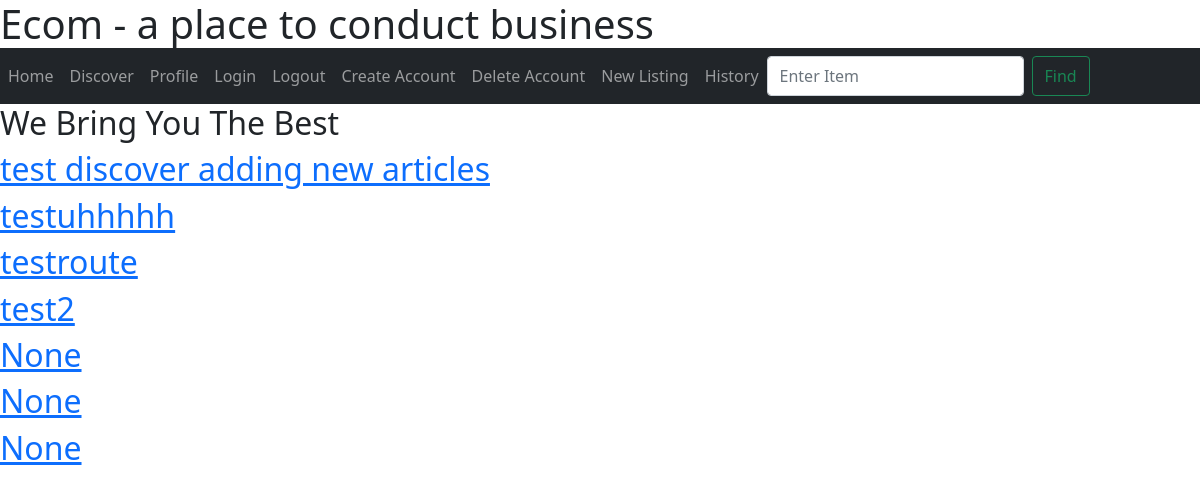
The page /discover on the database as committed earlier.
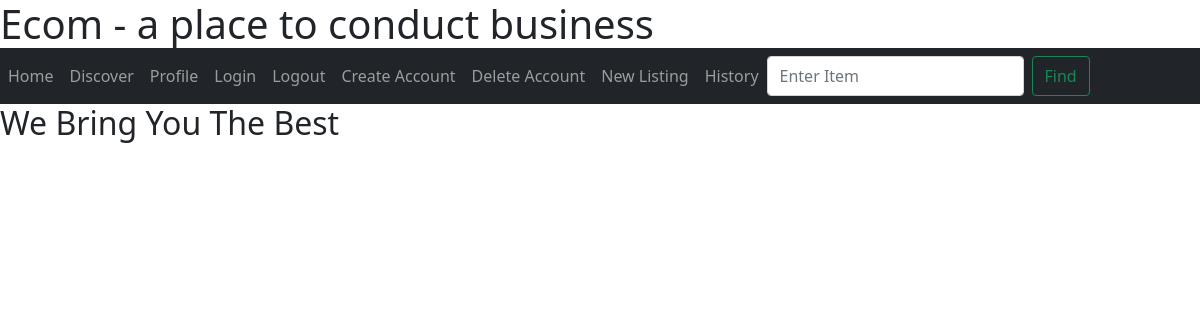
The same page on the database as committed later.
### app/models.py (models this page shows, shortened)
class Post(db.Model):
    id = db.Column(db.Integer, primary_key=True)
    desc = db.Column(db.String(64))
    body = db.Column(db.String(256))
    timestamp = db.Column(db.DateTime, default=datetime.utcnow())
    user_id = db.Column(db.Integer, db.ForeignKey('user.id'))

### app/routes.py (the view)
@myapp_obj.route('/discover')
def discover():
    posts = Post.query.order_by(Post.timestamp.desc()).all()
    return render_template("discover.html", posts=posts)

### app/templates/discover.html (shortened to what this page needs)
{% extends "base.html" %}
{% block discover %}
  <h2>We Bring You The Best</h2>
  <div>
    {% for post in posts %}
    <div>
      <a href="{{ url_for('display', post_id=post.id) }}">
        <h2 class="post-title">
          {{ post.desc }}
        </h2>
      </a>
    </div>
    {% endfor %}
  </div>
{% endblock discover %}

### app/templates/base.html (shortened to what this page needs)
<!doctype html>
<html lang="en">
  <head>
    <link href="https://cdn.jsdelivr.net/npm/bootstrap@5.1.3/dist/css/bootstrap.min.css" rel="stylesheet">
  </head>
  <body>
    <header><h1>Ecom - a place to conduct business</h1></header>
    <nav class="navbar navbar-expand-lg navbar-dark bg-dark">
      <div class="collapse navbar-collapse" id="navbar">
        <div class="navbar-nav">
          <a class="nav-item nav-link" id="home" href="/">Home</a>
          <a class="nav-item nav-link" id="discover" href="/discover">Discover</a>
	  <a class="nav-item nav-link" id="User Profile" href="/profile">Profile</a>
	  <a class="nav-item nav-link" id="login" href="/login">Login</a>
          <a class="nav-item nav-link" id="logout" href="/logout">Logout</a>
          <a class="nav-item nav-link" id="signUp" href="/sign-up">Create Account</a>
          <a class="nav-item nav-link" id="removeAccount" href="/delete-account">Delete Account</a>
          <a class="nav-item nav-link" id="newListing" href="/new-listing">New Listing</a>
          <a class="nav-item nav-link" id="history" href="/history">History</a>
          <form class="d-flex">
            <input class="form-control me-2" type="search" placeholder="Enter Item" aria-label="Search">
            <button class="btn btn-outline-success" type="submit">Find</button>
          </form>
        </div>
      </div>
    </nav>
    <body>
    {% block discover %}
    {% endblock discover %}
    </body>
  </body>
</html>

### app/templates/base.html (style rules this page uses)
* { box-sizing:border-box }
header { background-color:white; margin-bottom: -8px; }
body { background-color:white; }

Rows that differ between the two databases and show on the page:
removed Post: desc "test discover adding new articles"
removed Post: desc "testuhhhhh"
removed Post: desc "testroute"
removed Post: desc "test2"
removed Post: desc "None"
removed Post: desc "None"
removed Post: desc "None"
